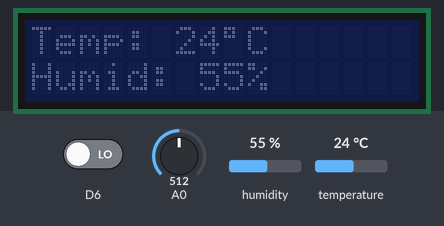
A program run on a simulated ESP8266 (NodeMCU). On the bench: 16×2 character LCD. The test bench sets the inputs (shaded band); at power-on: temperature 24 °C, D6 LOW, A0 = 512, humidity 55 %. WiFi joins after 1.5 s; servers stay silent unless stated; network time is answered at once with the bench clock; the local clock reads 2024-03-15 10:24:30 at power-on unless the program sets it; what the program prints to the serial monitor is not drawn.

Above: at 2.8 s.
Timing chart, 0 to 0.7 s (numbered marks = the images above; inputs shaded):
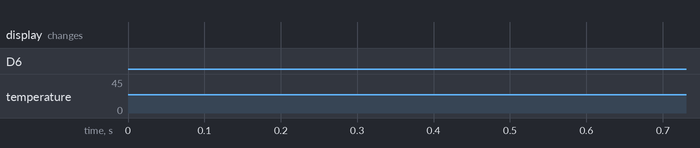

The program:

main.cpp
```cpp
// Weather station - NodeMCUv2 program for fetching weather data from sensor and sending it to AWS hosted API

// Last edit: 03.04.2022
// Author: Wiktor Szuca
// wszuc.github.io

/*

TODO:

Strings dont work -> use c strings instead
Button is pressed initally -> fix

*/

#include <Arduino.h>
#include <LiquidCrystal_I2C.h>
#include <ArduinoJson.h>
#include <DHTesp.h>
#include <ESP8266WiFi.h>
#include <WiFiUdp.h>
#include <NTPClient.h>
#include <ctime>

LiquidCrystal_I2C lcd(0x27, 16, 2);
DHTesp dht;
StaticJsonDocument<128> doc;
WiFiUDP udp;
NTPClient ntp(udp, "pool.ntp.org");

time_t downloadedTime = 0, dTime = 0, actualTime = 0, clickTime = 0, localTime = 0; // NTP fetched time, time elapsed since first launch, real calculated time
unsigned short temp, humid;                                                         // sensor data
bool isClicked = 0;

const unsigned int buttonCooldown = 1;

const std::string POSTPATH = "";

// Specific functions
// Formatting LED string

void monoButton(time_t actualTime)
{ // monostable button with cooldown
  if (clickTime + buttonCooldown <= actualTime)
  {
    isClicked = !isClicked;
    clickTime = actualTime;
    Serial.println("Monobutton");
  }
}

void printSensorData(String firstLine, String secondLine)
{
  lcd.clear();
  lcd.print(firstLine);
  lcd.setCursor(0, 1);
  lcd.print(secondLine);
}

void printSensorData(unsigned short firstLine, unsigned short secondLine, bool isWeatherData)
{
  lcd.clear();
  lcd.print("Temp: ");
  lcd.print(firstLine);
  if (isWeatherData)
  {
    lcd.print(char(223));
    lcd.print("C");
  }
  lcd.setCursor(0, 1);
  lcd.print("Humid: ");
  lcd.print(secondLine);
  if (isWeatherData)
  {
    lcd.print("%");
  }
}

time_t getTime()
{
  if (ntp.update())
  {
    return ntp.getEpochTime();
  }
  Serial.println("Error: time could not be fetched");
  return 0;
}

// JSON serialising

void serialise(unsigned short temp, unsigned short humid)
{ // serialise and save sensor data into json array
  doc["temperature"] = temp;
  doc["humidity"] = humid;
}

void setup()
{
  Serial.begin(115200);

  // activate button input

  pinMode(D6, INPUT);

  // LCD initialisation
  lcd.init();

  // Connecting to wifi
  const char *ssid = "UPC7823818";
  const char *pwd = "wTmpzYpyya3d";
  WiFi.begin(ssid, pwd);
  Serial.printf("Connecting to: ");
  Serial.printf(ssid);
  Serial.println(" ");
  lcd.print(" Connecting to:");
  lcd.setCursor(0, 1);
  lcd.print("   ");
  lcd.print(ssid);
  while (!WiFi.isConnected())
  {
    Serial.println(".");
  }
  Serial.println("\n*******\nConnected, your IP: ");
  Serial.println(WiFi.localIP());
  Serial.println("Fetching time");
  lcd.clear();
  lcd.print("  Connected :)");

  // Setting timezone & fetching time
  ntp.setTimeOffset(1);
  downloadedTime = getTime();
  dTime = millis() / 1000;

  // ESP sensor initialisation
  dht.setup(0, DHTesp::DHT11);

  // Time elapsed since the start
  dTime = millis() / 1000;
}

void loop()
{
  actualTime = downloadedTime + millis() / 1000 - dTime;
  // Local time is 2h ahead of epoch time
  localTime = actualTime + 7200;

  // check state of the button
  if (digitalRead(12) == HIGH)
  {
    Serial.println("Button pressed");
    monoButton(actualTime);
  }

  if (millis() % (dht.getMinimumSamplingPeriod() * 2) <= 10)
  {
    if (!isClicked)
    {
      temp = dht.getTemperature();
      humid = dht.getHumidity();
      Serial.println(temp);
      printSensorData(temp, humid, true);
      serialise(temp, humid);
    }
    else
    {
      printSensorData("Voltage: " + (String)(analogRead(A0) / 204.8) + "V", std::asctime(std::localtime(&localTime)));
    }
  }
}
```
